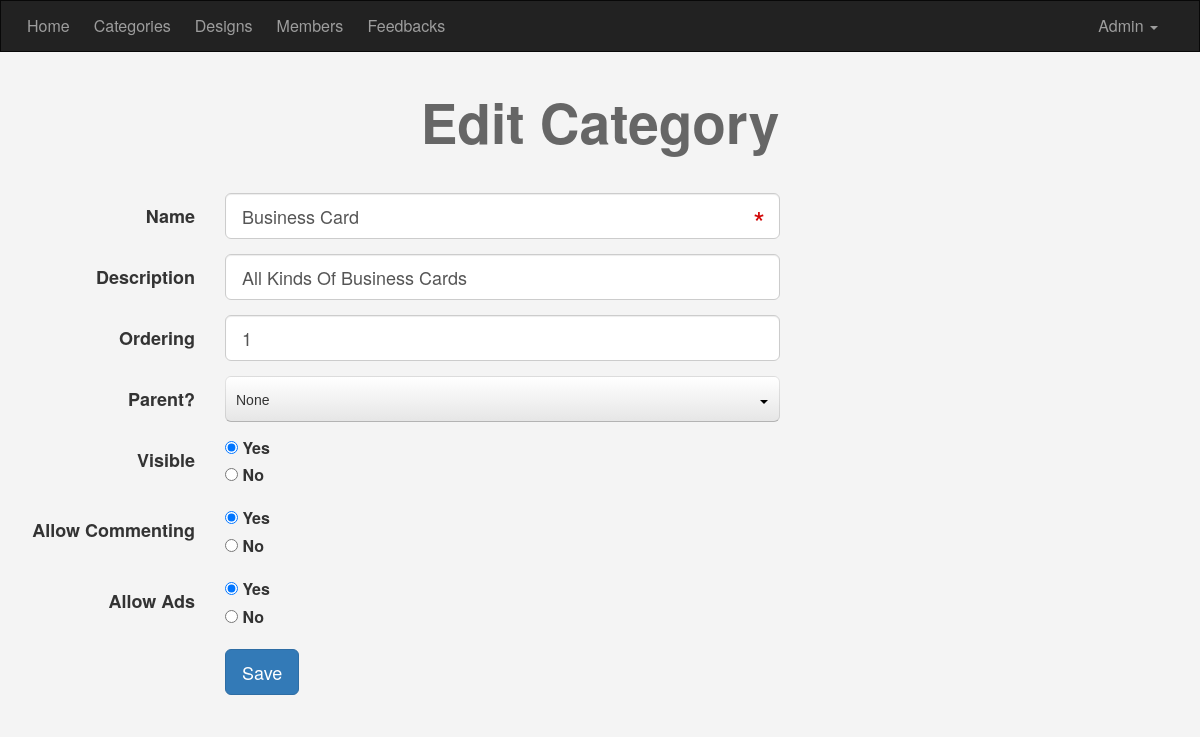
Screenshot of /admin/categories.php?do=Edit&catid=2 (signed in) with the database file from the repository.
### tables this page shows
CREATE TABLE `categories` (
  `ID` int(11) NOT NULL,
  `Name` varchar(255) NOT NULL,
  `Description` text NOT NULL,
  `parent` int(11) NOT NULL,
  `Ordering` int(11) DEFAULT NULL,
  `Visibility` tinyint(4) NOT NULL DEFAULT 0,
  `Allow_Comment` tinyint(4) NOT NULL DEFAULT 0,
  `Allow_Ads` tinyint(4) NOT NULL DEFAULT 0
);

### admin/includes/functions/functions.php (called while the page is built, shortened)
<?php
	function getAllFrom($field, $table, $where = NULL, $and = NULL, $orderfield, $ordering = "DESC") {
		global $con;
		$getAll = $con->prepare("SELECT $field FROM $table $where $and ORDER BY $orderfield $ordering");
		$getAll->execute();
		$all = $getAll->fetchAll();
		return $all;
	}

### admin/categories.php (the view, shortened to what this page needs)
<?php
	if (isset($_SESSION['Username'])) {
		include 'init.php';
		$do = isset($_GET['do']) ? $_GET['do'] : 'Manage';
		if ($do == 'Manage') {
			$sort = 'asc';
			$sort_array = array('asc', 'desc');
			if (isset($_GET['sort']) && in_array($_GET['sort'], $sort_array)) {
				$sort = $_GET['sort'];
			}
			$stmt2 = $con->prepare("SELECT * FROM categories WHERE parent = 0 ORDER BY Ordering $sort");
			$stmt2->execute();
			$cats = $stmt2->fetchAll();
			if (! empty($cats)) {
			?>
			<h1 class="text-center">Manage Categories</h1>
			<div class="container categories">
				<div class="panel panel-default">
					<div class="panel-heading">
						<i class="fa fa-edit"></i> Manage Categories
						<div class="option pull-right">
							<i class="fa fa-sort"></i> Ordering: [
							<a class="<?php if ($sort == 'asc') { echo 'active'; } ?>" href="?sort=asc">Asc</a> |
							<a class="<?php if ($sort == 'desc') { echo 'active'; } ?>" href="?sort=desc">Desc</a> ]
							<i class="fa fa-eye"></i> View: [
							<span class="active" data-view="full">Full</span> |
							<span data-view="classic">Classic</span> ]
						</div>
					</div>
					<div class="panel-body">
						<?php
							foreach($cats as $cat) {
								echo "<div class='cat'>";
									echo "<div class='hidden-buttons'>";
										echo "<a href='categories.php?do=Edit&catid=" . $cat['ID'] . "' class='btn btn-xs btn-primary'><i class='fa fa-edit'></i> Edit</a>";
										echo "<a href='categories.php?do=Delete&catid=" . $cat['ID'] . "' class='confirm btn btn-xs btn-danger'><i class='fa fa-close'></i> Delete</a>";
									echo "</div>";
									echo "<h3>" . $cat['Name'] . '</h3>';
									echo "<div class='full-view'>";
										echo "<p>"; if($cat['Description'] == '') { echo 'This category has no description'; } else { echo $cat['Description']; } echo "</p>";
										if($cat['Visibility'] == 1) { echo '<span class="visibility cat-span"><i class="fa fa-eye"></i> Hidden</span>'; }
										if($cat['Allow_Comment'] == 1) { echo '<span class="commenting cat-span"><i class="fa fa-close"></i> Comment Disabled</span>'; }
										if($cat['Allow_Ads'] == 1) { echo '<span class="advertises cat-span"><i class="fa fa-close"></i> Ads Disabled</span>'; }
									echo "</div>";
							      	$childCats = getAllFrom("*", "categories", "where parent = {$cat['ID']}", "", "ID", "ASC");
							      	if (! empty($childCats)) {
								      	echo "<h4 class='child-head'>Child Categories</h4>";
								      	echo "<ul class='list-unstyled child-cats'>";
										foreach ($childCats as $c) {
											echo "<li class='child-link'>
												<a href='categories.php?do=Edit&catid=" . $c['ID'] . "'>" . $c['Name'] . "</a>
												<a href='categories.php?do=Delete&catid=" . $c['ID'] . "' class='show-delete confirm'> Delete</a>
											</li>";
										}
										echo "</ul>";
									}
								echo "</div>";
								echo "<hr>";
							}
						?>
					</div>
				</div>
				<a class="add-category btn btn-primary" href="categories.php?do=Add"><i class="fa fa-plus"></i> Add New Category</a>
			</div>
			<?php } else {
				echo '<div class="container">';
					echo '<div class="nice-message">There\'s No Categories To Show</div>';
					echo '<a href="categories.php?do=Add" class="btn btn-primary">
							<i class="fa fa-plus"></i> New Category
						</a>';
				echo '</div>';
			} ?>
			<?php
		} elseif ($do == 'Edit') {
			$catid = isset($_GET['catid']) && is_numeric($_GET['catid']) ? intval($_GET['catid']) : 0;
			$stmt = $con->prepare("SELECT * FROM categories WHERE ID = ?");
			$stmt->execute(array($catid));
			$cat = $stmt->fetch();
			$count = $stmt->rowCount();
			if ($count > 0) { ?>
				<h1 class="text-center">Edit Category</h1>
				<div class="container">
					<form class="form-horizontal" action="?do=Update" method="POST">
						<div class="form-group form-group-lg">
							<label class="col-sm-2 control-label">Name</label>
							<div class="col-sm-10 col-md-6">
								<input type="text" name="name" class="form-control" required="required" placeholder="Name Of The Category" value="<?php echo $cat['Name'] ?>" />
							</div>
						</div>
						<div class="form-group form-group-lg">
							<label class="col-sm-2 control-label">Description</label>
							<div class="col-sm-10 col-md-6">
								<input type="text" name="description" class="form-control" placeholder="Describe The Category" value="<?php echo $cat['Description'] ?>" />
							</div>
						</div>
						<div class="form-group form-group-lg">
							<label class="col-sm-2 control-label">Ordering</label>
							<div class="col-sm-10 col-md-6">
								<input type="text" name="ordering" class="form-control" placeholder="Number To Arrange The Categories" value="<?php echo $cat['Ordering'] ?>" />
							</div>
						</div>
						<div class="form-group form-group-lg">
							<label class="col-sm-2 control-label">Parent?</label>
							<div class="col-sm-10 col-md-6">
								<select name="parent">
									<?php
										$allCats = getAllFrom("*", "categories", "where parent = 0", "", "ID", "ASC");
									?>
								</select>
							</div>
						</div>
						<div class="form-group form-group-lg">
							<label class="col-sm-2 control-label">Visible</label>
							<div class="col-sm-10 col-md-6">
								<div>
									<input id="vis-yes" type="radio" name="visibility" value="0" <?php if ($cat['Visibility'] == 0) { echo 'checked'; } ?> />
									<label for="vis-yes">Yes</label>
								</div>
								<div>
									<input id="vis-no" type="radio" name="visibility" value="1" <?php if ($cat['Visibility'] == 1) { echo 'checked'; } ?> />
									<label for="vis-no">No</label>
								</div>
							</div>
						</div>
						<div class="form-group form-group-lg">
							<label class="col-sm-2 control-label">Allow Commenting</label>
							<div class="col-sm-10 col-md-6">
								<div>
									<input id="com-yes" type="radio" name="commenting" value="0" <?php if ($cat['Allow_Comment'] == 0) { echo 'checked'; } ?> />
									<label for="com-yes">Yes</label>
								</div>
								<div>
									<input id="com-no" type="radio" name="commenting" value="1" <?php if ($cat['Allow_Comment'] == 1) { echo 'checked'; } ?> />
									<label for="com-no">No</label>
								</div>
							</div>
						</div>
						<div class="form-group form-group-lg">
							<label class="col-sm-2 control-label">Allow Ads</label>
							<div class="col-sm-10 col-md-6">
								<div>
									<input id="ads-yes" type="radio" name="ads" value="0" <?php if ($cat['Allow_Ads'] == 0) { echo 'checked'; } ?>/>
									<label for="ads-yes">Yes</label>
								</div>
								<div>
									<input id="ads-no" type="radio" name="ads" value="1" <?php if ($cat['Allow_Ads'] == 1) { echo 'checked'; } ?>/>
									<label for="ads-no">No</label>
								</div>
							</div>
						</div>
						<div class="form-group form-group-lg">
							<div class="col-sm-offset-2 col-sm-10">
								<input type="submit" value="Save" class="btn btn-primary btn-lg" />
							</div>
						</div>
					</form>
				</div>
			<?php
			} else {
				echo "<div class='container'>";
				$theMsg = '<div class="alert alert-danger">Theres No Such ID</div>';
				redirectHome($theMsg);
				echo "</div>";
			}
		}
		include $tpl . 'footer.php';
	} else {
		header('Location: index.php');
		exit();
	}
?>

### admin/layout/css/backend.css (style rules this page uses)
body { background-color: #F4F4F4; font-size: 16px; height: 800px; }
.form-control { position: relative; }
h1 { font-size: 55px; margin: 40px 0; font-weight: bold; color: #666; }

### rows the page displays
categories: name "Business Card", description "All Kinds Of Business Cards", ordering "1", Visibility "☑ Yes", Visibility "☐ No", Allow_Comment "☑ Yes", Allow_Comment "☐ No", Allow_Ads "☑ Yes", Allow_Ads "☐ No"

### other values shown
lang('HOME_ADMIN') "Home"
lang('CATEGORIES') "Categories"
lang('DESIGNS') "Designs"
lang('MEMBERS') "Members"
lang('FEEDBACKS') "Feedbacks"
